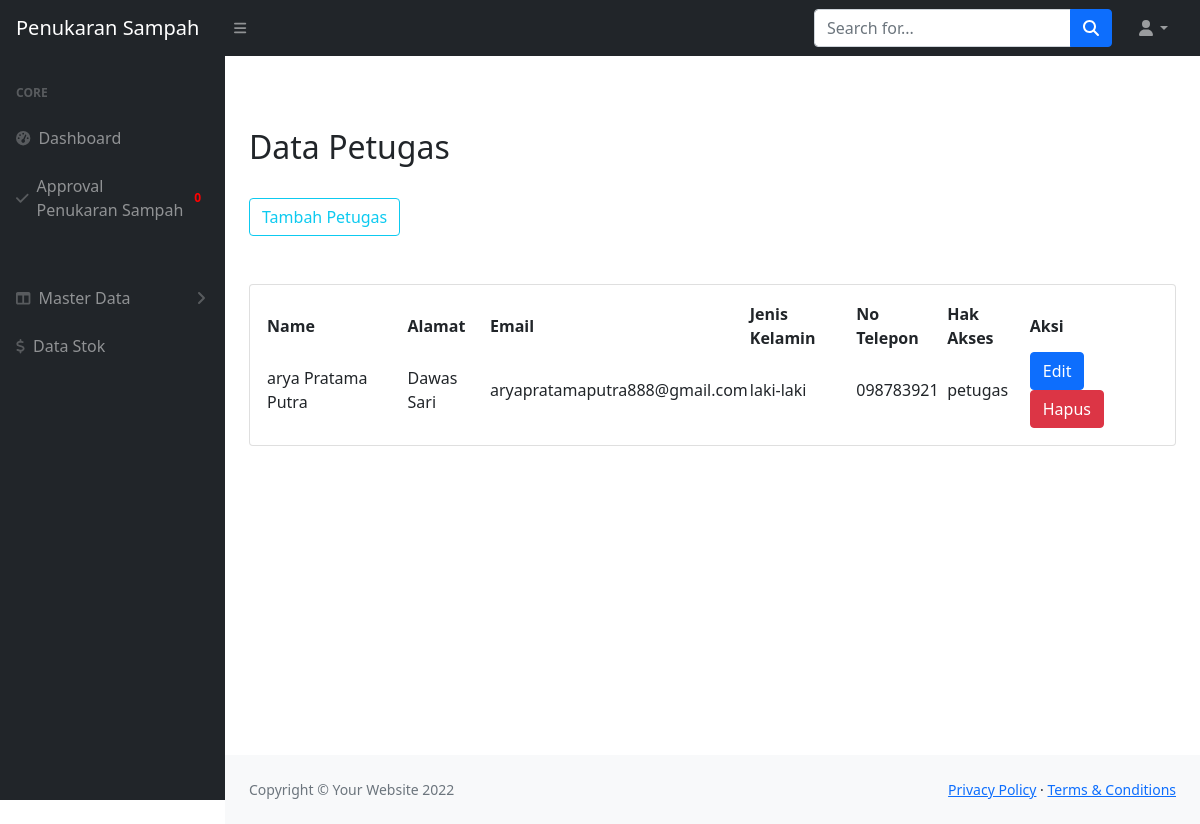
/ketua/petugas.php (signed in), run on the app's committed database.
### tables this page shows
CREATE TABLE `tb_user` (
  `id_user` varchar(100) NOT NULL,
  `nama` varchar(100) NOT NULL,
  `alamat` varchar(100) NOT NULL,
  `email` varchar(100) NOT NULL,
  `jenis_kelamin` varchar(100) NOT NULL,
  `no_telepon` varchar(100) NOT NULL,
  `password` varchar(100) NOT NULL,
  `hak_akses` varchar(100) NOT NULL
);

### ketua/petugas.php (the view, shortened to what this page needs)
<?php
            include 'view/header.php';
            include 'view/sidebar.php';
            include '../Action_front/koneksi.php';
?>
            <div id="layoutSidenav_content">
            <div class="container-fluid px-4">
                <main>
                        <br>
                        <br>
                        <h2> Data Petugas</h2>
                        <br>
                        <form action="tambahpetugas.php" method="post">
                        <button type="submit" class="btn btn-outline-info">Tambah Petugas</button>
                        </form>
                        <br>
                        <br>
                    <div class="card mb-4">
                    <div class="card-body">
                                <table id="datatablesSimple">
                                    <thead>
                                        <tr>
                                            <th>Name</th>
                                            <th>Alamat</th>
                                            <th>Email</th>
                                            <th>Jenis Kelamin</th>
                                            <th>No Telepon</th>
                                            <th>Hak Akses</th>
                                            <th>Aksi</th>
                                        </tr>
                                    </thead>
                                    <tbody>
                                    <?php
                                            $selectdata = mysqli_query($koneksi,"SELECT * FROM `tb_user` WHERE hak_akses = 'petugas'");
                                            while ($data = mysqli_fetch_array($selectdata)) {
                                                ?>
                                        <tr>
                                            <td><?php echo $data['nama'] ?></td>
                                            <td><?php echo $data['alamat'] ?></td>
                                            <td><?php echo $data['email'] ?></td>
                                            <td><?php echo $data['jenis_kelamin'] ?></td>
                                            <td><?php echo $data['no_telepon'] ?></td>
                                            <td><?php echo $data['hak_akses'] ?></td>
                                            <td>
                                            <form action="proses/prosesaksi.php" Method ="POST">
                                            <button type="submit" name = "edit" class="btn btn-primary">Edit</button>
                                            <button type="submit" name ="hapus" class="btn btn-danger">Hapus</button>
                                            </form>
                                        </td>
                                        </tr>
                                    <?php
                                            }
                                    ?>
                                    </tbody>
                                    </table>
            </main>
</div>
    </body>
</html>
<?php
    include 'view/footer.php';
?>

### data on the page
tb_user: nama "arya Pratama Putra", alamat "Dawas Sari", email "aryapratamaputra888@gmail.com", jenis_kelamin "laki-laki", no_telepon "098783921", hak_akses "petugas"

### other printed values
$array['jml'] "0"
